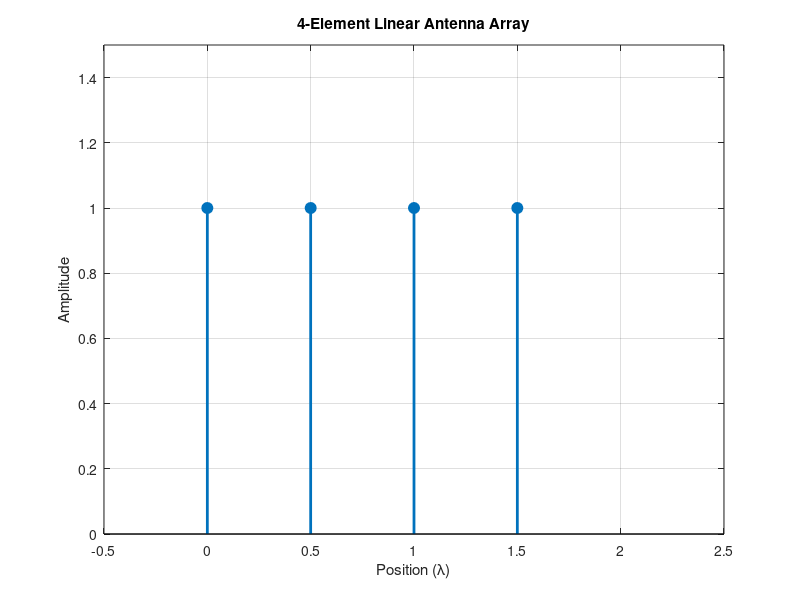

This figure's MATLAB source:
clc;
clear;
close all;

N = 4;          
d = 0.5;        

x = (0:N-1) * d;

disp('Antenna Element Positions (in wavelengths):')
disp(x)

figure

stem(x,ones(1,N),...
    'filled',...
    'LineWidth',2,...
    'MarkerSize',8)

xlabel('Position (\lambda)')
ylabel('Amplitude')

title('4-Element Linear Antenna Array')

grid on

axis([-0.5 2.5 0 1.5])
